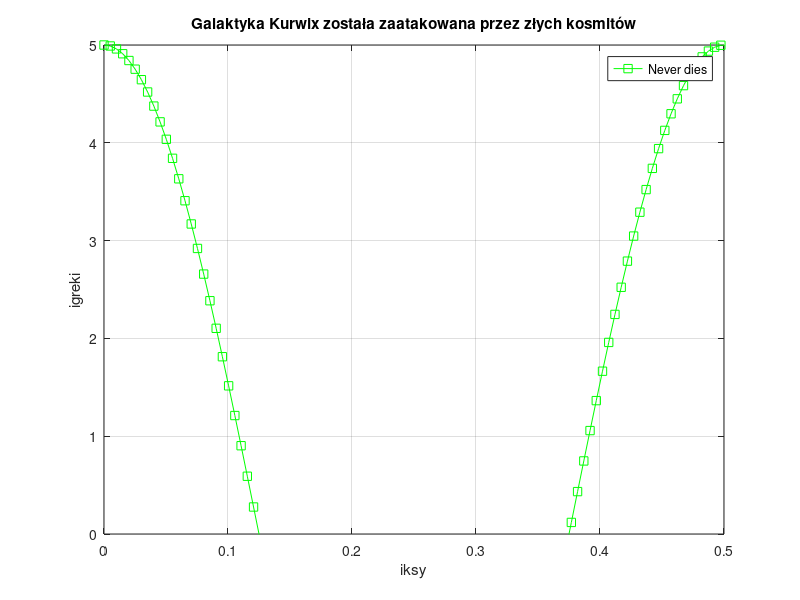
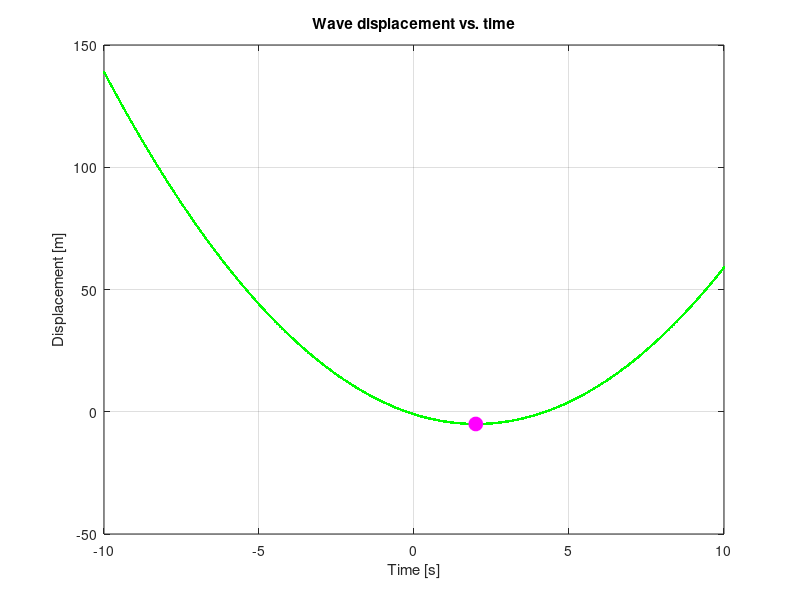

MATLAB code for these plots, in order:
% Plots and graphs
%% Section 1
clc, clearvars, close all, format compact

% Plot wave y = A*cos(w*t)
freq = 2;
amp = 5;
t = linspace(0, 1, 200);

y = amp*cos(2*pi*freq.*t);

figure(1), plot(t, y, '-sg'), grid on, xlabel("iksy"), ylabel("igreki")
title("Galaktyka Kurwix została zaatakowana przez złych kosmitów")
legend("Never dies")
xlim([0, 0.5]), ylim([0, 5])

%% Section 2
clc, clearvars, close all, format compact

% vector definition
x = linspace(-10, 10, 1000);
y = (x-2).^2 - 5;
figure(2), plot(x, y, '.g'), hold on
title("Wave displacement vs. time"), xlabel("Time [s]"), ylabel("Displacement [m]")
grid on

% determine minimal value
[min_y_value, min_y_index] = min(y)
min_x = x(min_y_index)

% plot minimal value
plot(min_x, min_y_value, 'mo', 'MarkerFaceColor', 'm', 'MarkerSize', 10)
hold off

% print out the minimal value
min_y_value
disp(min_y_value)
fprintf("Minimal value of y = %0.2f, for x = %0.2f\n", min_y_value, min_x)
